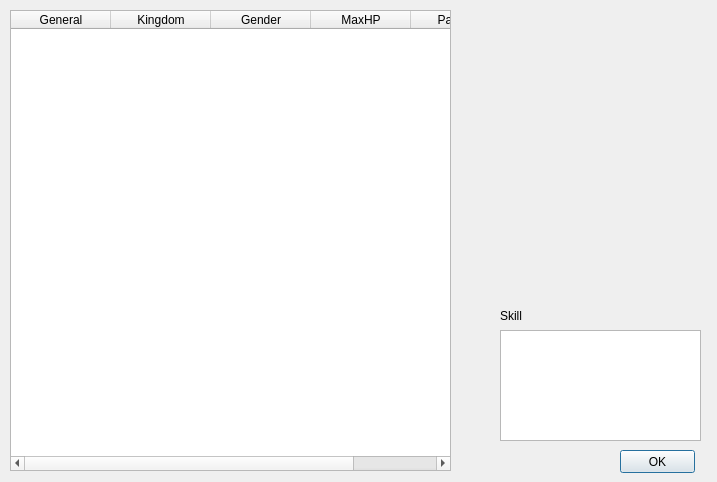
<?xml version="1.0" encoding="UTF-8"?>
<ui version="4.0">
 <class>GeneralOverview</class>
 <widget class="QDialog" name="GeneralOverview">
  <property name="windowModality">
   <enum>Qt::WindowModal</enum>
  </property>
  <property name="geometry">
   <rect>
    <x>0</x>
    <y>0</y>
    <width>717</width>
    <height>482</height>
   </rect>
  </property>
  <property name="windowTitle">
   <string>General Overview</string>
  </property>
  <widget class="QTableWidget" name="tableWidget">
   <property name="geometry">
    <rect>
     <x>10</x>
     <y>10</y>
     <width>441</width>
     <height>461</height>
    </rect>
   </property>
   <property name="editTriggers">
    <set>QAbstractItemView::NoEditTriggers</set>
   </property>
   <property name="selectionMode">
    <enum>QAbstractItemView::SingleSelection</enum>
   </property>
   <property name="selectionBehavior">
    <enum>QAbstractItemView::SelectRows</enum>
   </property>
   <property name="sortingEnabled">
    <bool>true</bool>
   </property>
   <column>
    <property name="text">
     <string>General</string>
    </property>
   </column>
   <column>
    <property name="text">
     <string>Kingdom</string>
    </property>
   </column>
   <column>
    <property name="text">
     <string>Gender</string>
    </property>
   </column>
   <column>
    <property name="text">
     <string>MaxHP</string>
    </property>
   </column>
   <column>
    <property name="text">
     <string>Package</string>
    </property>
   </column>
  </widget>
  <widget class="QPushButton" name="okButton">
   <property name="geometry">
    <rect>
     <x>620</x>
     <y>450</y>
     <width>75</width>
     <height>23</height>
    </rect>
   </property>
   <property name="text">
    <string>OK</string>
   </property>
  </widget>
  <widget class="QLabel" name="generalPhoto">
   <property name="geometry">
    <rect>
     <x>500</x>
     <y>10</y>
     <width>200</width>
     <height>290</height>
    </rect>
   </property>
   <property name="text">
    <string/>
   </property>
   <property name="pixmap">
    <pixmap>../generals/card/caocao.png</pixmap>
   </property>
  </widget>
  <widget class="QLabel" name="skillLabel">
   <property name="geometry">
    <rect>
     <x>500</x>
     <y>310</y>
     <width>30</width>
     <height>12</height>
    </rect>
   </property>
   <property name="text">
    <string>Skill</string>
   </property>
  </widget>
  <widget class="QTextEdit" name="skillTextEdit">
   <property name="geometry">
    <rect>
     <x>500</x>
     <y>330</y>
     <width>201</width>
     <height>111</height>
    </rect>
   </property>
   <property name="readOnly">
    <bool>true</bool>
   </property>
  </widget>
 </widget>
 <resources/>
 <connections>
  <connection>
   <sender>okButton</sender>
   <signal>clicked()</signal>
   <receiver>GeneralOverview</receiver>
   <slot>accept()</slot>
   <hints>
    <hint type="sourcelabel">
     <x>551</x>
     <y>492</y>
    </hint>
    <hint type="destinationlabel">
     <x>459</x>
     <y>492</y>
    </hint>
   </hints>
  </connection>
 </connections>
</ui>
